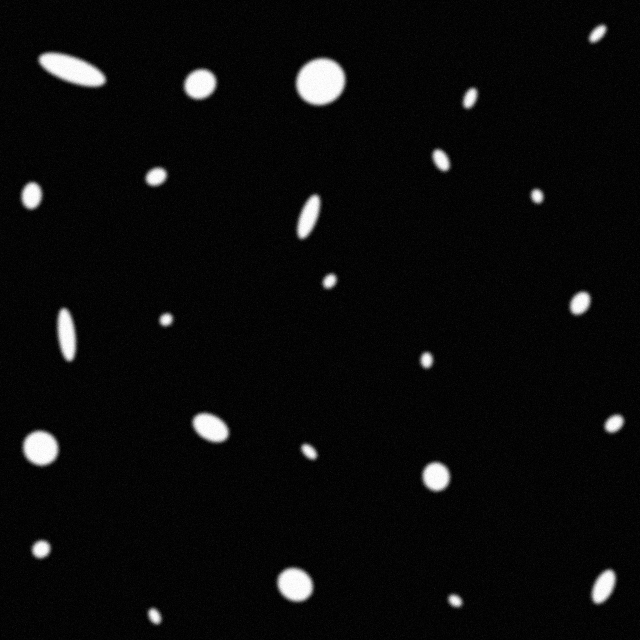
//> input picture lab4/test-examples/test-images/4.jpg, 1280 x 1280 px (shown at 1/2 size)
$ ./task07-01   (built with g++ and OpenCV 4)
//> lines starting //> are read from the running program, lines starting //| are printed output that depends on the picture; after the words box and inside, x2 and y2 are one past the last pixel; in counts of white or black regions, pixels touching at a corner belong together
//> further down, img is the input picture: 1280 rows x 1280 cols, CV_8UC3; min 0, max 255, mean 11.3
#include <opencv2/opencv.hpp>
#include <nlohmann/json.hpp>
#include <vector>
#include <fstream>


using json = nlohmann::json;


std::vector<std::vector<cv::Point>> DetectEllipseContours(const cv::Mat& inputImage) {
    cv::Mat gray, blurred, binary, processed;

    cv::cvtColor(inputImage, gray, cv::COLOR_BGR2GRAY);

    cv::GaussianBlur(gray, blurred, cv::Size(25, 25), 0);
    cv::threshold(blurred, binary, 0, 255, cv::THRESH_BINARY | cv::THRESH_OTSU);
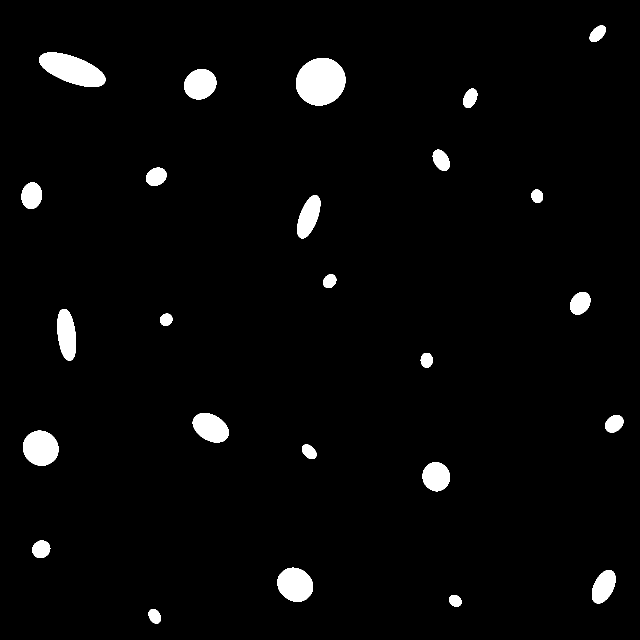
//> binary: 1280 rows x 1280 cols, CV_8UC1 (shown at 1/2 size); 3.1% white; 25 white regions, largest, box (x1, y1, x2, y2) and area: (592, 116, 691, 211) 7371, (78, 105, 211, 174) 5760, (46, 861, 117, 932) 3927

    cv::Mat kernel = cv::getStructuringElement(cv::MORPH_ELLIPSE, cv::Size(17, 17));
    cv::morphologyEx(binary, processed, cv::MORPH_OPEN, kernel);
//> processed: 1280 rows x 1280 cols, CV_8UC1; 3% white; 25 white regions
    cv::morphologyEx(processed, processed, cv::MORPH_CLOSE, kernel);


    std::vector<std::vector<cv::Point>> contours;
    cv::findContours(processed, contours, cv::RETR_EXTERNAL, cv::CHAIN_APPROX_SIMPLE);
//> contours = 25 contours; largest, box (x1, y1, x2, y2) and area: (592, 116, 691, 211) 7233, (78, 105, 211, 174) 5610, (46, 861, 117, 932) 3825, (555, 1135, 626, 1204) 3675, (385, 826, 457, 885) 3031

    std::vector<std::vector<cv::Point>> filtered_contours;

    for (const auto& contour : contours) {
        if (cv::contourArea(contour) > 450) {
            filtered_contours.push_back(contour);
        }
    }
//> this loop made 25 passes

    return filtered_contours;
}


void SaveResultsToJson(const std::vector<std::vector<cv::Point>>& contours, const std::string& outputPath) {
    json j;

    for (const auto& contour : contours) {
        json contourJson = json::array();
        for (const auto& pt : contour) {
            contourJson.push_back({ {"x", pt.x}, {"y", pt.y} });
        }
        j.push_back(contourJson);
    }

    std::ofstream outFile(outputPath);

    outFile << j.dump(4);
    outFile.close();
}


int main(int argc, char** argv) {
    cv::utils::logging::setLogLevel(cv::utils::logging::LOG_LEVEL_SILENT);
    try {
        if (argc > 2) {
            cv::Mat img = cv::imread(argv[1], cv::IMREAD_COLOR);

            std::vector<std::vector<cv::Point>> contours = DetectEllipseContours(img);

            SaveResultsToJson(contours, argv[2]);

            cv::drawContours(img, contours, -1, cv::Scalar(0, 255, 0), 2);

            cv::imwrite("/Users/ivanmosagin/Desktop/GIT_REpa/misis2025s-3-secname-I-A/lab7/outputs/images/lab7_result_4.jpg", img);
            cv::imshow("img", img);
            cv::waitKey(0);
        }
        else {
            cv::Mat img = cv::imread("/Users/ivanmosagin/Desktop/GIT_REpa/misis2025s-3-secname-I-A/lab4/test-examples/test-images/4.jpg", cv::IMREAD_COLOR);

            std::vector<std::vector<cv::Point>> contours = DetectEllipseContours(img);
//> contours = 23 contours; largest, box (x1, y1, x2, y2) and area: (592, 116, 691, 211) 7233, (78, 105, 211, 174) 5610, (46, 861, 117, 932) 3825, (555, 1135, 626, 1204) 3675, (385, 826, 457, 885) 3031

//> (the run ends here: the program needs code that is not available in this run, at `json j;`)

$ run again, with lab4/test-examples/test-images/1.jpg copied over lab4/test-examples/test-images/4.jpg
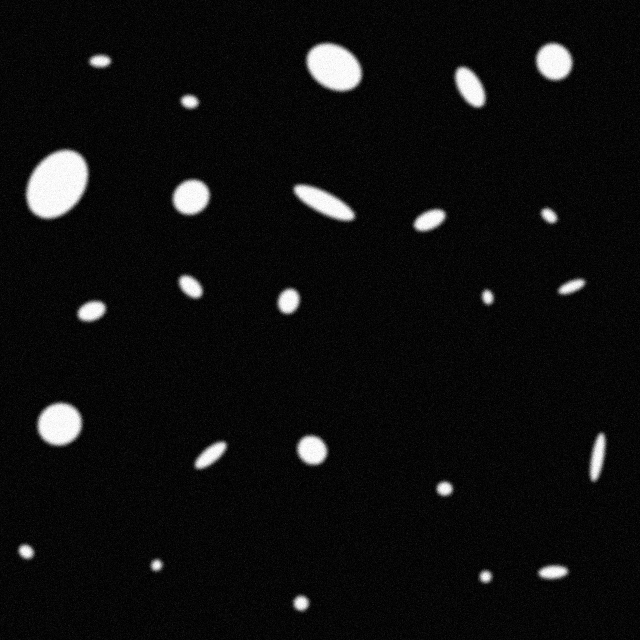
//> input picture lab4/test-examples/test-images/1.jpg, 1280 x 1280 px (shown at 1/2 size)
//> img is the input picture: 1280 rows x 1280 cols, CV_8UC3; min 0, max 255, mean 15.2
//> in DetectEllipseContours, `cv::threshold(blurred, binary, 0, 255, cv::THRESH_BINARY | cv::THRESH_..`:
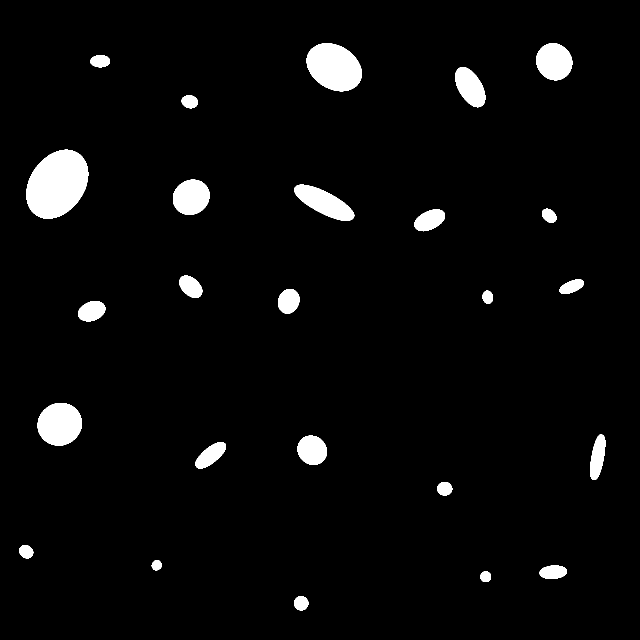
//> binary: 1280 rows x 1280 cols, CV_8UC1 (shown at 1/2 size); 3.9% white; 25 white regions, largest, box (x1, y1, x2, y2) and area: (52, 299, 177, 438) 12833, (613, 86, 724, 183) 8035, (75, 806, 164, 891) 5970
//> processed: 1280 rows x 1280 cols, CV_8UC1; 3.9% white; 25 white regions
//> in DetectEllipseContours, `cv::findContours(processed, contours, cv::RETR_EXTERNAL, cv::CHAIN_APP..`: contours = 25 contours; largest, box (x1, y1, x2, y2) and area: (52, 299, 177, 438) 12647, (613, 86, 724, 183) 7886, (75, 806, 164, 891) 5842, (589, 369, 708, 442) 4400, (1072, 86, 1145, 161) 4095
//> the loop in DetectEllipseContours, `for (const auto& contour : contours)` made 25 passes
//> `std::vector<std::vector<cv::Point>> contours = DetectEllipseContours(i..`: contours = 22 contours; largest, box (x1, y1, x2, y2) and area: (52, 299, 177, 438) 12647, (613, 86, 724, 183) 7886, (75, 806, 164, 891) 5842, (589, 369, 708, 442) 4400, (1072, 86, 1145, 161) 4095

$ run again, with lab4/test-examples/test-images/2.jpg copied over lab4/test-examples/test-images/4.jpg
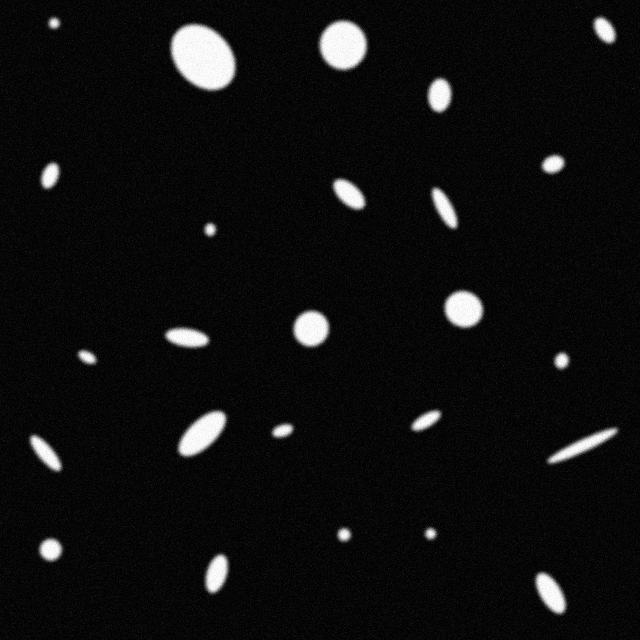
//> input picture lab4/test-examples/test-images/2.jpg, 1280 x 1280 px (shown at 1/2 size)
//> img is the input picture: 1280 rows x 1280 cols, CV_8UC3; min 0, max 255, mean 15.3
//> in DetectEllipseContours, `cv::threshold(blurred, binary, 0, 255, cv::THRESH_BINARY | cv::THRESH_..`:
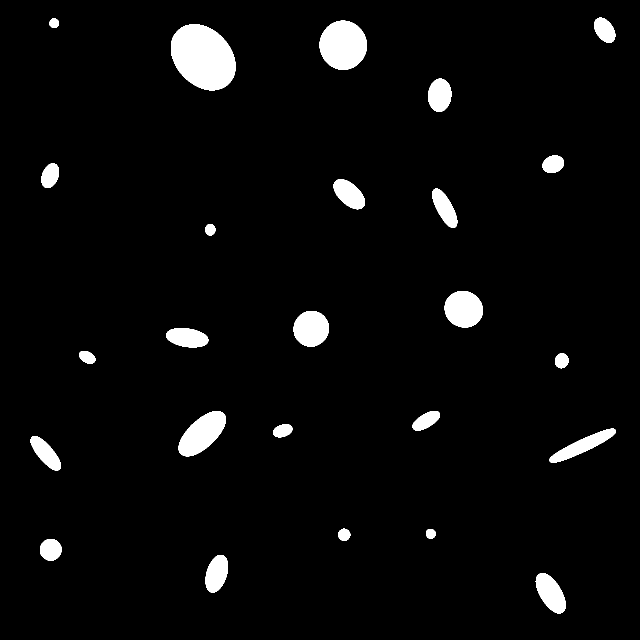
//> binary: 1280 rows x 1280 cols, CV_8UC1 (shown at 1/2 size); 3.9% white; 25 white regions, largest, box (x1, y1, x2, y2) and area: (342, 48, 471, 181) 12909, (639, 41, 734, 140) 7304, (357, 822, 452, 913) 5160
//> processed: 1280 rows x 1280 cols, CV_8UC1; 3.9% white; 25 white regions
//> in DetectEllipseContours, `cv::findContours(processed, contours, cv::RETR_EXTERNAL, cv::CHAIN_APP..`: contours = 25 contours; largest, box (x1, y1, x2, y2) and area: (342, 48, 471, 181) 12722, (639, 41, 734, 140) 7164, (357, 822, 452, 913) 5033, (889, 582, 966, 655) 4317, (587, 622, 658, 693) 3881
//> the loop in DetectEllipseContours, `for (const auto& contour : contours)` made 25 passes
//> `std::vector<std::vector<cv::Point>> contours = DetectEllipseContours(i..`: contours = 21 contours; largest, box (x1, y1, x2, y2) and area: (342, 48, 471, 181) 12722, (639, 41, 734, 140) 7164, (357, 822, 452, 913) 5033, (889, 582, 966, 655) 4317, (587, 622, 658, 693) 3881

$ run again, with lab4/test-examples/test-images/3.jpg copied over lab4/test-examples/test-images/4.jpg
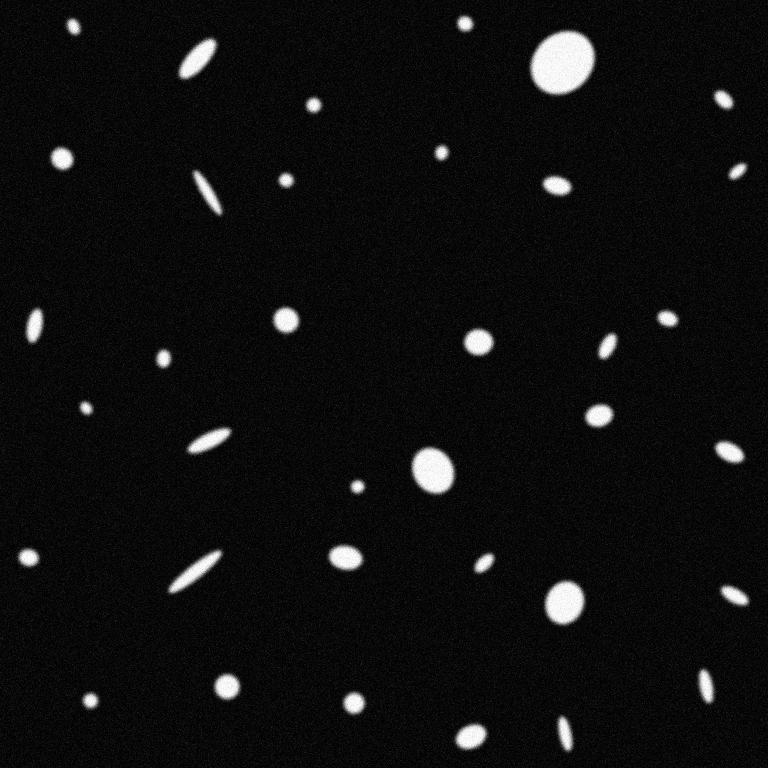
//> input picture lab4/test-examples/test-images/3.jpg, 1536 x 1536 px (shown at 1/2 size)
//> img is the input picture: 1536 rows x 1536 cols, CV_8UC3; min 0, max 255, mean 15
//> in DetectEllipseContours, `cv::threshold(blurred, binary, 0, 255, cv::THRESH_BINARY | cv::THRESH_..`:
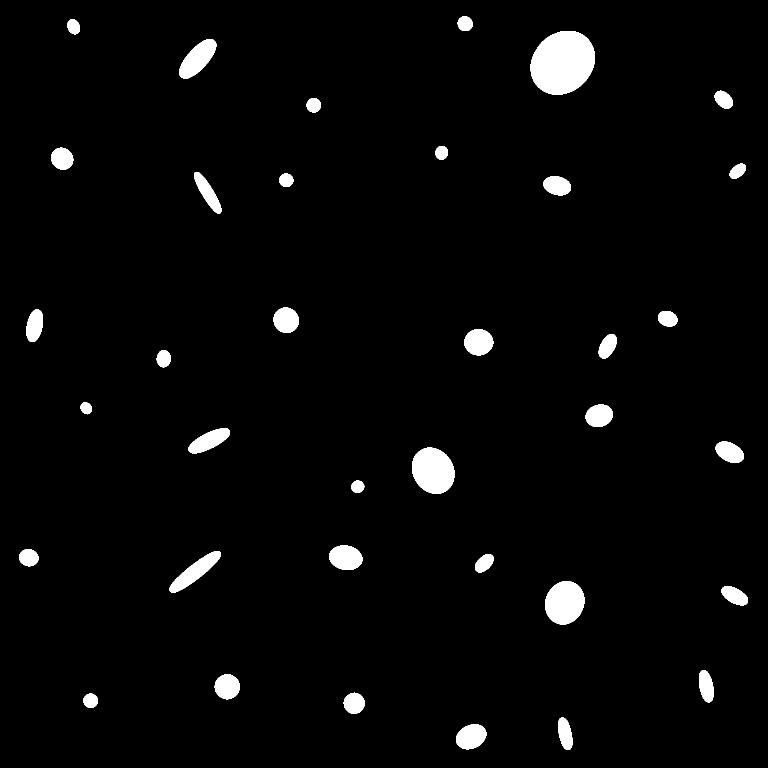
//> binary: 1536 rows x 1536 cols, CV_8UC1 (shown at 1/2 size); 3% white; 36 white regions, largest, box (x1, y1, x2, y2) and area: (1061, 62, 1190, 189) 12759, (824, 895, 909, 988) 6149, (1090, 1162, 1169, 1249) 5359
//> processed: 1536 rows x 1536 cols, CV_8UC1; 3% white; 36 white regions
//> in DetectEllipseContours, `cv::findContours(processed, contours, cv::RETR_EXTERNAL, cv::CHAIN_APP..`: contours = 36 contours; largest, box (x1, y1, x2, y2) and area: (1061, 62, 1190, 189) 12572, (824, 895, 909, 988) 6020, (1090, 1162, 1169, 1249) 5239, (358, 78, 433, 157) 3177, (340, 1102, 441, 1185) 2912
//> the loop in DetectEllipseContours, `for (const auto& contour : contours)` made 36 passes
//> `std::vector<std::vector<cv::Point>> contours = DetectEllipseContours(i..`: contours = 35 contours; largest, box (x1, y1, x2, y2) and area: (1061, 62, 1190, 189) 12572, (824, 895, 909, 988) 6020, (1090, 1162, 1169, 1249) 5239, (358, 78, 433, 157) 3177, (340, 1102, 441, 1185) 2912
